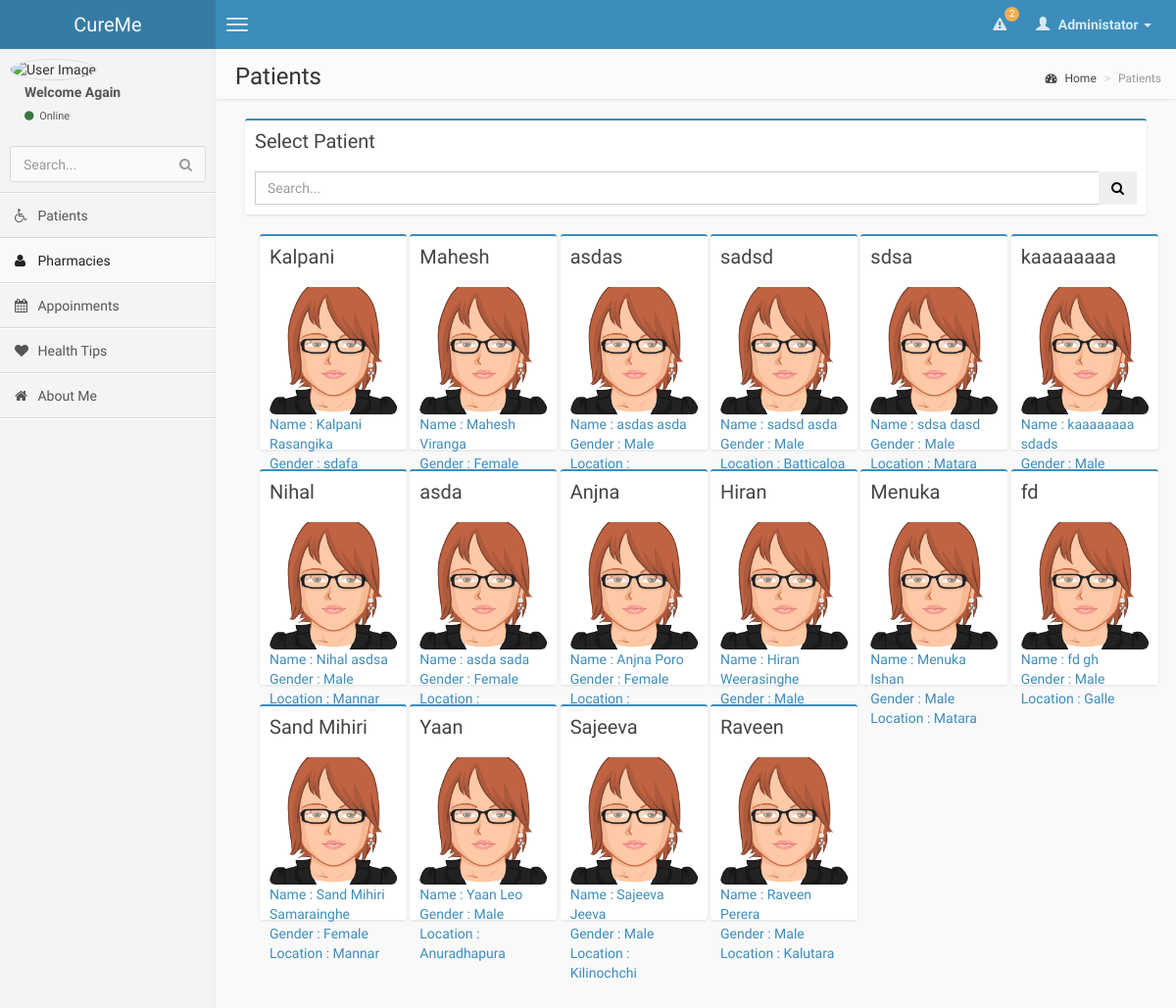
The page /views/doctor/select_patient.php (signed in) on the database its author committed.
### tables this page shows
CREATE TABLE IF NOT EXISTS `patient` (
  `patient_Id` int(11) NOT NULL,
  `active` int(1) NOT NULL DEFAULT '0',
  `patient_FName` varchar(45) NOT NULL,
  `patient_LName` varchar(45) NOT NULL,
  `email` varchar(1024) NOT NULL,
  `address_No` varchar(45) DEFAULT NULL,
  `address_Street` varchar(45) DEFAULT NULL,
  `address_City` varchar(45) DEFAULT NULL,
  `date_Of_Birth` date NOT NULL,
  `mobile_Number` varchar(45) DEFAULT NULL,
  `gender` varchar(6) NOT NULL,
  `date_Of_Registration` date DEFAULT NULL,
  `password` varchar(64) NOT NULL,
  `salt` varchar(1024) NOT NULL,
  PRIMARY KEY (`patient_Id`)
);

### classes/config.php (called while the page is built)
<?php
class Config
{
	public static function get($path=null)
	{
		if($path)
		{
			$config=$GLOBALS['config'];
			$path=explode('/',$path);
			foreach($path as $bit)
				{
					if(isset($config[$bit])){
						$config=$config[$bit];
					}
				}
		return($config);
		}
	}
}

### classes/db.php (called while the page is built, shortened)
<?php
class DB{
	private static $_instance=null;
	private $_pdo,
			$_query,
			$_error=false,
			$_result,
			$_count=0;
	private function __construct(){
	try{
		$this->_pdo=new PDO('mysql:host=' . Config::get('mysql/host') . ';dbname=' . Config::get('mysql/db') ,Config::get('mysql/username'),Config::get('mysql/password'));
		}
	catch(PDOException $e)
		{
		die($e->getMessage());
		}
	}
	public static function getInstance()
	{
	 if(!isset(self::$_instance))
	 {
		self::$_instance =new DB();
	 }
	 return self::$_instance;
	}
	public function  query($sql, $params=array())
	{
		if($this->_query = $this->_pdo->prepare($sql))
		{
				if($this->_query->execute()){
					$this->_result = $this->_query->fetchAll(PDO::FETCH_OBJ);
					}
				else{
					$this->_error=true;
				}
		}
		return($this);
	}
	public function results()
	{
		return $this->_result;
	}
}
?>

### views/doctor/select_patient.php (the view, shortened to what this page needs)
<!DOCTYPE html>
<html>
<head>
    <link href="../../css/bootstrap.min.css" rel="stylesheet" type="text/css" />
    <link href="../../css/font-awesome.min.css" rel="stylesheet" type="text/css" />
    <link href="../../css/ionicons.min.css" rel="stylesheet" type="text/css" />
    <link href="../../css/morris/morris.css" rel="stylesheet" type="text/css" />
    <link href="../../css/jvectormap/jquery-jvectormap-1.2.2.css" rel="stylesheet" type="text/css" />
    <link href="../../css/datepicker/datepicker3.css" rel="stylesheet" type="text/css" />
    <link href="../../css/daterangepicker/daterangepicker-bs3.css" rel="stylesheet" type="text/css" />
    <link href="../../css/bootstrap-wysihtml5/bootstrap3-wysihtml5.min.css" rel="stylesheet" type="text/css" />
    <link href="../../css/AdminLTE.css" rel="stylesheet" type="text/css" />
</head>
<?php
require('header.php');
require('navigation.php');
?>
<body class="skin-blue">
<div class="wrapper row-offcanvas row-offcanvas-left">
<aside class="right-side">
<section class="content-header">
    <h1>
        Patients
    </h1>
    <ol class="breadcrumb">
        <li><a href="#"><i class="fa fa-dashboard"></i> Home</a></li>
        <li class="active">Patients</li>
    </ol>
</section>
<?php
				$db=DB::getInstance();
				$db->query('SELECT * FROM patient');
				$a=$db->results();
				?>
<section class="content">
<section class="col-lg-12">
    <div class="box box-primary">
        <div class="box-header">
            <h3 class="box-title">Select Patient</h3>
        </div>
        <div class="box-body">
            <form action="#" method="get">
                <div class="input-group">
                    <input type="text" name="q" class="form-control" placeholder="Search...">
                            <span class="input-group-btn">
                                <button type="submit" name="seach" id="search-btn" class="btn btn-flat"><i class="fa fa-search"></i></button>
                            </span>
                </div>
            </form>
        </div>
    </div>
    <div class="col-sm-2">
		<?php
			foreach ($a as $ab){
			echo
        "
		<a href='../treat/patient.php?id=".$ab->patient_Id."'>
		<div class='box box-primary' style='height:220px; width:150px;'>
		<div class='box-header' data-toggle='tooltip' title='' data-original-title='Header tooltip'>
                <h5 class='box-title'>".$ab->patient_FName."</h5>
            </div>
            <div class='box-body'>
                <img src='img/avatar3.png' class='img-rounded' alt='User Image'>
                <p>
                    Name : ".$ab->patient_FName." ".$ab->patient_LName."</br>
                    Gender : ".$ab->gender."</br>
                    Location : ".$ab->address_City."
                </p>
            </div>
        </div>
        </a>
		</div>
		<div class='col-sm-2'>
        ";
	}
	?>
</section>
<section class="col-lg-5 connectedSortable">
</section>
<section class="col-lg-7 connectedSortable">
</section>
</section>
</aside>
</div>
</body>
</html>

### views/doctor/header.php (shortened to what this page needs)
<!DOCTYPE html>
<html>
<head>
    <link href="../../css/bootstrap.min.css" rel="stylesheet" type="text/css" />
    <link href="../../css/font-awesome.min.css" rel="stylesheet" type="text/css" />
    <link href="../../css/ionicons.min.css" rel="stylesheet" type="text/css" />
    <link href="../../css/morris/morris.css" rel="stylesheet" type="text/css" />
    <link href="../../css/jvectormap/jquery-jvectormap-1.2.2.css" rel="stylesheet" type="text/css" />
    <link href="../../css/datepicker/datepicker3.css" rel="stylesheet" type="text/css" />
    <link href="../../css/daterangepicker/daterangepicker-bs3.css" rel="stylesheet" type="text/css" />
    <link href="../../css/bootstrap-wysihtml5/bootstrap3-wysihtml5.min.css" rel="stylesheet" type="text/css" />
    <link href="../../css/AdminLTE.css" rel="stylesheet" type="text/css" />
</head>
<?php
$q="SELECT * FROM notification WHERE patient_Id=100 order by notitification_ID desc limit 5";
$db=DB::getInstance();
$db->query($q);
?>
<body class="skin-blue">
<header class="header">
    <a href="../../index/index.php" class="logo">
        CureMe
    </a>
    <nav class="navbar navbar-static-top" role="navigation">
        <a href="#" class="navbar-btn sidebar-toggle" data-toggle="offcanvas" role="button">
            <span class="icon-bar"></span>
            <span class="icon-bar"></span>
            <span class="icon-bar"></span>
        </a>
        <div class="navbar-right">
            <ul class="nav navbar-nav">
                <li class="dropdown notifications-menu">
                    <a href="#" class="dropdown-toggle" data-toggle="dropdown">
                        <i class="fa fa-warning"></i>
                        <span class="label label-warning"><?php echo count($db->results()) ?></span>
                    </a>
                </li>
                <li class="dropdown user user-menu">
                    <a href="#" class="dropdown-toggle" data-toggle="dropdown">
                        <i class="glyphicon glyphicon-user"></i>
                        <span>Administator <i class="caret"></i></span>
                    </a>
                </li>
            </ul>
        </div>
    </nav>
</header>
</body>
</html>

### views/doctor/navigation.php (shortened to what this page needs)
<!DOCTYPE html>
<html>
<head>
    <link href="../../css/bootstrap.min.css" rel="stylesheet" type="text/css" />
    <link href="../../css/font-awesome.min.css" rel="stylesheet" type="text/css" />
    <link href="../../css/ionicons.min.css" rel="stylesheet" type="text/css" />
    <link href="../../css/morris/morris.css" rel="stylesheet" type="text/css" />
    <link href="../../css/jvectormap/jquery-jvectormap-1.2.2.css" rel="stylesheet" type="text/css" />
    <link href="../../css/datepicker/datepicker3.css" rel="stylesheet" type="text/css" />
    <link href="../../css/daterangepicker/daterangepicker-bs3.css" rel="stylesheet" type="text/css" />
    <link href="../../css/bootstrap-wysihtml5/bootstrap3-wysihtml5.min.css" rel="stylesheet" type="text/css" />
    <link href="../../css/AdminLTE.css" rel="stylesheet" type="text/css" />
</head>
<body class="skin-blue">
<div class="wrapper row-offcanvas row-offcanvas-left">
<aside class="left-side sidebar-offcanvas">
    <section class="sidebar">
        <div class="user-panel">
            <div class="pull-left image">
                <img src="img/doctor.png" class="img-circle" alt="User Image" />
            </div>
            <div class="pull-left info">
                <p>Welcome Again</p>
                <a href="#"><i class="fa fa-circle text-success"></i> Online</a>
            </div>
        </div>
        <form action="#" method="get" class="sidebar-form">
            <div class="input-group">
                <input type="text" name="q" class="form-control" placeholder="Search..."/>
                            <span class="input-group-btn">
                                <button type='submit' name='seach' id='search-btn' class="btn btn-flat"><i class="fa fa-search"></i></button>
                            </span>
            </div>
        </form>
        <ul class="sidebar-menu">
            <li >
                <a href='select_patient.php'>
                    <i class="fa fa-wheelchair"></i> <span>Patients</span>
                </a>
            </li>
            <li class="active">
                <a href='pharmacies.php'>
                    <i class="fa fa-user"></i> <span>Pharmacies</span>
                </a>
            </li>
            <li>
                <a href='appoinmentcheck.php'>
                    <i class="fa fa-calendar"></i> <span>Appoinments</span>
                </a>
            </li>
            <li>
                <a href='healthtips.php'>
                    <i class="fa  fa-heart"></i> <span>Health Tips</span>
                </a>
            </li>
            <li>
                <a href='about.php'>
                    <i class="fa  fa-home"></i> <span>About Me</span>
                </a>
            </li>
        </ul>
    </section>
</aside>
</body>
</html>

### rows shown on the page
patient: patient_FName "Kalpani", patient_LName "Rasangika", gender "sdafa"
patient: patient_FName "Mahesh", patient_LName "Viranga", gender "Female"
patient: patient_FName "asdas", patient_LName "asda", gender "Male"
patient: patient_FName "sadsd", patient_LName "asda", gender "Male", address_City "Batticaloa"
patient: patient_FName "sdsa", patient_LName "dasd", gender "Male", address_City "Matara"
patient: patient_FName "kaaaaaaaa", patient_LName "sdads", gender "Male"
patient: patient_FName "Nihal", patient_LName "asdsa", gender "Male", address_City "Mannar"
patient: patient_FName "asda", patient_LName "sada", gender "Female"
patient: patient_FName "Anjna", patient_LName "Poro", gender "Female"
patient: patient_FName "Hiran", patient_LName "Weerasinghe", gender "Male"
patient: patient_FName "Menuka", patient_LName "Ishan", gender "Male", address_City "Matara"
patient: patient_FName "fd", patient_LName "gh", gender "Male", address_City "Galle"
patient: patient_FName "Sand Mihiri", patient_LName "Samarainghe", gender "Female", address_City "Mannar"
patient: patient_FName "Yaan", patient_LName "Leo", gender "Male", address_City "Anuradhapura"
patient: patient_FName "Sajeeva", patient_LName "Jeeva", gender "Male", address_City "Kilinochchi"
patient: patient_FName "Raveen", patient_LName "Perera", gender "Male", address_City "Kalutara"

### other values the page prints
count($db->results()) "2"
